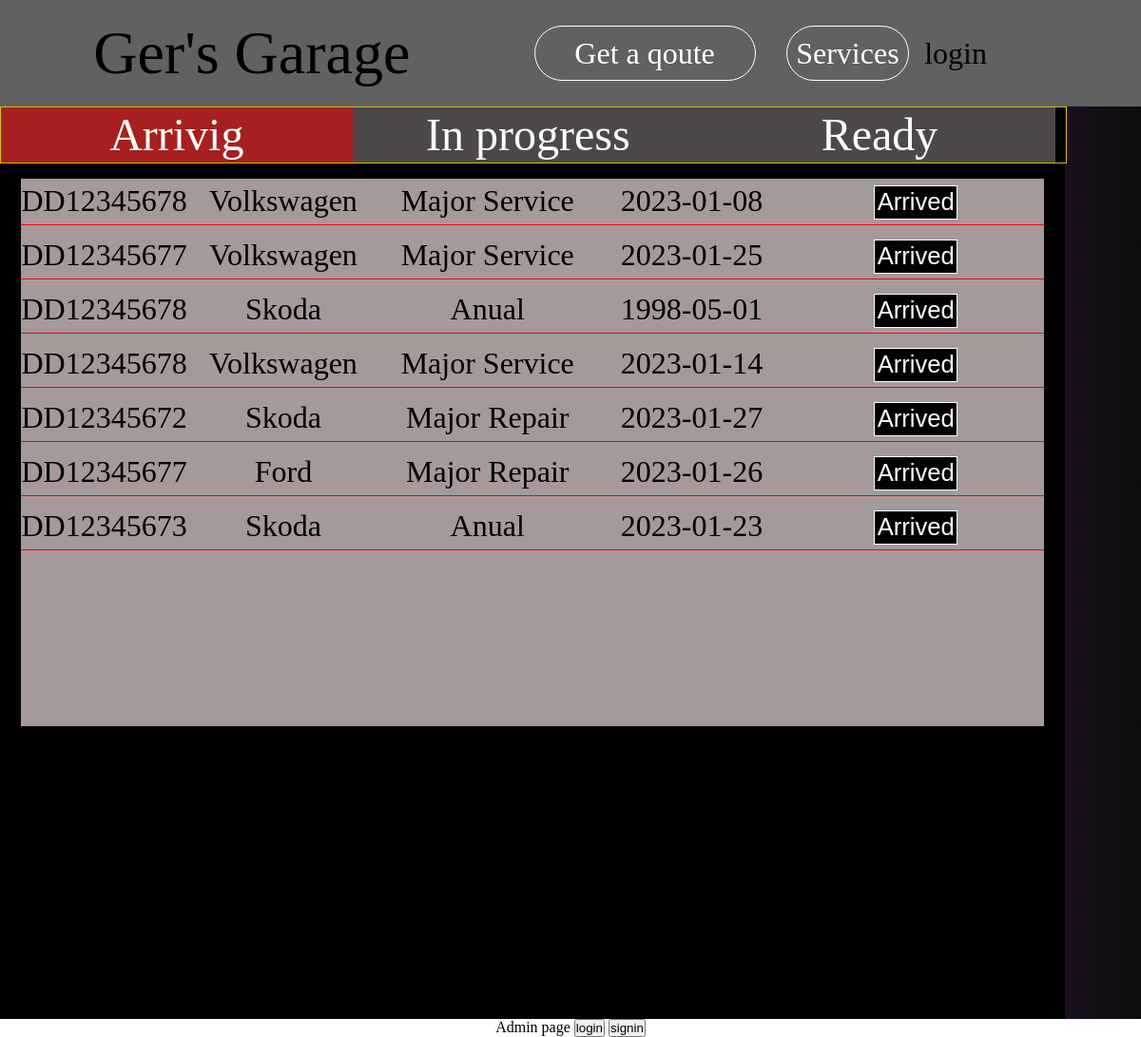
Page /?action=admin-status-arriving on the committed database.
### tables this page shows
CREATE TABLE `services` (
  `id` int(30) NOT NULL,
  `plate` varchar(30) NOT NULL,
  `name` varchar(50) NOT NULL,
  `phone` int(30) NOT NULL,
  `model` varchar(30) NOT NULL,
  `service` varchar(30) NOT NULL,
  `engine` varchar(30) NOT NULL,
  `date` date NOT NULL,
  `Status` varchar(30) NOT NULL DEFAULT 'arriving'
);

### db.php (called while the page is built, shortened)
<?php
function getServiceByStatus($status){
    global $db;
    $query ="SELECT * FROM services WHERE status=:st";
    $st = $db->prepare($query);
    $st->bindValue('st', $status);
    try{
        $st->execute();
    }catch(PDOExeption $e){
        header("Location:../files/error.php?msg".$e->getMessage());
    }
    $status=$st->fetchAll();
    return $status;
}

### arriving.php (the view)
<?php include '../comunFiles/nav.php'?>
<div id="operations">
                <div id="operations-submenu">
                    <div class="operations-submenu-box" style=" background-color: rgb(168, 31, 31);"><a
                            href="#">Arrivig</a></div>
                    <div class="operations-submenu-box"><a href="?action=admin-status-inProgress">In progress</a></div>
                    <div class="operations-submenu-box"><a href="?action=admin-status-ready">Ready</a></div>
                </div>
                <div id="operations-services-box">
                <?php
                $allServices=getServiceByStatus("arriving");
                foreach($allServices as $service){
                    echo'
                    <div class="operations-service-container">
                        <div class="operations-plate">'.$service['plate'].'</div>
                        <div class="operations-model">'.$service['model'].'</div>
                        <div class="operations-service">'.$service['service'].'</div>
                        <div class="operations-date">'.$service['date'].'</div>
                        <div class="operations-btn-update">
                            <form action="index.php" method="POST">
                            <input type="hidden" name="action" value="update-inProgress">
                            <input type="hidden" name="id" value="' .$service['id'].'">
                            <button>Arrived</button>
                            </form>
                        </div>
                    </div>';
                }
                ?>
                </div>
</div>
<?php include '../comunFiles/footer.php'?>

### index.php (shortened to what this page needs)
<?php
require 'conection.php';
require 'db.php';
if (isset($_SESSION['userId'])) {
    $userId = $_SESSION['userId'];
    $usernameSession = $_SESSION['username'];
    $userType=$_SESSION["id_rol"] = "";
} else {
    $usernameSession = "NONE";
}
$action = filter_input(INPUT_POST, 'action');
if($action == null){
    $action = filter_input(INPUT_GET, 'action');
}
switch($action){
    case 'admin-status-arriving':
        include '../files/arriving.php';
        break;
}
?>

### nav.php (shortened to what this page needs)
<!DOCTYPE html>
<html lang="en">
<head>
    <link rel="stylesheet" href="../css/commun.css">
</head>
<body>
<main>
        <header>
            <div id="logo"><a href="?action=landingPage">Ger's Garage </div>
            <div id="get-quote"><a href="?action=serviceForm"> Get a qoute</a></div>
            <div id="services"><a href="?action=services"> Services </a></div>
            <div id="user-btn">
            <?php if($usernameSession=="NONE"){
                echo "
                <div id='login-btn'><a href='?action=login'>login</a></div>";
            }else {
                echo'
                <div id="user-btn-picture">'. substr($usernameSession,0,1) .'</div>
                <div id="user-btn-name"><a href="#">'.$usernameSession.'</a></div>
                <div ><a href="?action=logout">logout</a></div>';
            }
            ?>
            </div>
        </header>
        <div id="wrapper">

### footer.php (shortened to what this page needs)
</main>
</body>
<footer>
    <a href="?action=admin-status-arriving">Admin page</a>
    <button type="submit"> <a href="?action=login">login</a></button>
    <button type="submit"> <a href="?action=show-newUser">signin</a></button>
</footer>

### commun.css (style rules this page uses)
* { margin: 0; padding: 0; }
body { background: rgb(0,0,0); background: linear-gradient(90deg, rgba(0,0,0,1) 0%, rgba(118,29,154,1) 50%, rgba(13,13,13,1) 100%);; }
#wrapper { margin: auto; max-width: 90em; }
header { height: 3.5em; max-width: 100em; font-size: 2em; display: flex; align-items: center; background-color: #616161; width: 100%; }
header div { margin-right: .5em; }
#logo { width: 50%; display: flex; justify-content: center; font-size: 2em; }
#get-quote, #services { background-color: transparent; border:solid 1px #fff; padding: .3em; border-radius: 2em; }
#user-btn { display: flex; align-items: center; width: 7.5em; }
#get-quote { width: 20%; text-align: center; margin-right: 1em; }
#get-quote a, #services a { color: #fff; }
a { text-decoration: none; color: black; }
#operations { height: 60em; width: 70em; background-color: rgb(0, 0, 0); display: block; }
#operations-submenu { border: 1px rgb(216, 187, 22) solid; width: 100%; height: 6%; display: flex; }
#operations-services-box { background-color: rgb(165, 153, 153); width: 96%; height: 60%; margin: auto; margin-top: 1em; display: block; justify-content: center; align-items: center; overflow-y: scroll; }
.operations-submenu-box { width: 33%; color: #fff; display: flex; justify-content: center; align-items: center; font-size: 3em; background-color: rgb(78, 73, 73); }
.operations-submenu-box a { color: #fff; }
.operations-service-container { display: flex; height: 3em; border-bottom:1px solid red; align-items: center; margin-bottom: .5em; }
.operations-service-container div { font-size: 2em; text-align: center; }
.operations-btn-update { width: auto; }
.operations-btn-update button { font-size: .8em; padding: .1em; background-color: #000; color: #fff; border: 1px solid #ffff; }
.operations-plate { width:9em; }
.operations-model { width:15em; }
.operations-service { width:50%; }
.operations-date { width:15em; }
.operations-btn-update { display: flex; align-items: center; justify-content: center; width:25%; }
.operations-btn-update form { width: 150em; }
footer { width: 100%; background-color: #fff; text-align: center; }

### rows in the picture
services: plate "DD12345678", model "Volkswagen", service "Major Service", date "2023-01-08"
services: plate "DD12345677", model "Volkswagen", service "Major Service", date "2023-01-25"
services: plate "DD12345678", model "Skoda", service "Anual", date "1998-05-01"
services: plate "DD12345678", model "Volkswagen", service "Major Service", date "2023-01-14"
services: plate "DD12345672", model "Skoda", service "Major Repair", date "2023-01-27"
services: plate "DD12345677", model "Ford", service "Major Repair", date "2023-01-26"
services: plate "DD12345673", model "Skoda", service "Anual", date "2023-01-23"
